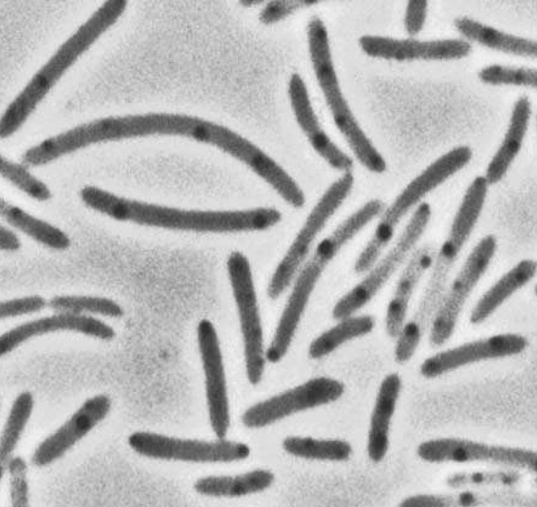
#> input picture DATASET/bacteria.png, 537 x 507 px, found by its file name
$ jupyter execute --allow-errors SCIPY.ipynb
#> lines starting #> are read from the running program, lines starting #| are printed output that depends on the picture; after the words box and inside, x2 and y2 are one past the last pixel; in counts of white or black regions, pixels touching at a corner belong together
[cell 1]
import numpy as np
import matplotlib.pyplot as plt

[cell 2]
x=np.linspace(0,10,20)
y=x**2
plt.scatter(x,y)

# 1- INTERPOLATION

[cell 3]
from scipy.interpolate import interp1d

[cell 4]
f=interp1d(x,y,kind='linear')

new_x=np.linspace(0,10,30)

result = f(new_x)

plt.scatter(x,y)
plt.scatter(new_x,result,color='r')
# Quand on procède a une interpolaion linéaire il faut veiller à ce que cela ne cache pas
# ce qui se passe en réalité
# Les types d'interpolatiion --> Savoir comment les utilisé

# A- Type d'interpolation

[cell 5]
#supposons que notre data set ressemble à ceci
x=np.linspace(0,10,10)
y=np.sin(x)
plt.scatter(x,y,color='g')

[cell 6]
# Ici on va utiliser une interpolation cubique
f=interp1d(x,y,kind='cubic')

new_x=np.linspace(0,10,50)

result = f(new_x)

plt.scatter(x,y)
plt.scatter(new_x,result,color='r')

# 2- OPTIMISATION

[cell 7]
x=np.linspace(0,2,100)
y=1/3*x**3-3/5*x**2+2+np.random.randn(x.shape[0])/20
#optimize.curve_fit(f,x,y)
plt.scatter(x,y)

[cell 8]
from scipy import optimize

[cell 9]
def f(x,a,b,c,d):
    return a*x**3+b*x**2+c*x+d

[cell 10]
optimize.curve_fit(f,x,y)

[cell 11]
params, param_cov= optimize.curve_fit(f,x,y)

[cell 12]
plt.scatter(x,y)
plt.scatter(x,f(x,params[0],params[1],params[2],params[3]), color='red', lw=1,ls='--')

# B- MINIMISATION

[cell 13]
# Elle nous permet de minimiser n'importe quelle fonction
# génère un algorithme de minimisation pour serapprocher vers le premier minimum

def f(x):
    return x**2 +15*np.sin(x)
x=np.linspace(-10,10,100)
plt.plot(x,f(x))
#> figure, not shown here; curve peaks at x = -10, y = 108.2

[cell 14]
optimize.minimize(f, x0=-5)

[cell 15]
x0=-5
result=optimize.minimize(f,x0=x0).x

[cell 16]
plt.plot(x,f(x),lw=3,zorder=-1)
plt.scatter(result,f(result),s=100,c='r', zorder=1)
plt.scatter(x0,f(x0),s=200,marker='+',c='g', zorder=1)
plt.show()
#> figure, not shown here; curve peaks at x = -10, y = 108.2

[cell 17]
# Problème d'interpolation linéaire : supposons on possède deux capteurs dont l'une fournis des valeurs chaque secode
# et l'autre toutes les trois secondes

# TRAITEMENT DU SIGNAL

[cell 18]
x=np.linspace(0,20,100)
y=x+4*np.sin(x) +np.random.randn(x.shape[0])
plt.plot(x,y)
#> figure, not shown here; curve peaks at x = 19.8, y = 25.21

[cell 19]
# Eliminer toute tendance linéaire dans le signal ci-dessus
from scipy import signal

[cell 20]
new_y=signal.detrend(y)
plt.plot(x,y)
plt.plot(x,new_y)
#> figure, not shown here; curve peaks at x = 19.8, y = 25.21; curve peaks at x = 19.8, y = 6.18

# TRANSFORMATION DE FOURRIER
--> Permet d'extraire et Analyser les fréquences présentes
dans un signal périodique
En résultat:  un Spectre

[cell 21]
x=np.linspace(0,30,1000)
y=3*np.sin(x)+2*np.sin(5*x)+np.sin(10*x)
plt.plot(x,y)
#> figure, not shown here; curve peaks at x = 1.47, y = 5.58

[cell 22]
from scipy import fftpack

[cell 23]
fourier=fftpack.fft(y) # 1
power=np.abs(fourier) # pour filtre le résultat car on aura des valeurs négatives
# tels que l'amplitude
frequences=fftpack.fftfreq(y.size)
plt.plot(np.abs(frequences) , power)#
# On s'en sert pour filtrer un signal
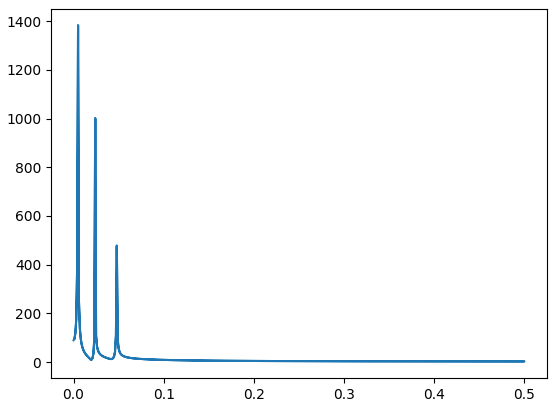
#> figure drawn by matplotlib, 1 panel

[cell 24]
# 1ère étape : Faire la transformation de fourier pour produire le spectre de notre signal

# 2ème étape:  Utiiser le boolean indexing pour supprimer dans ce spectre toutes dles valeurs négatives ou inférieures à un certain seuil

#3ème étape : Utiliser le spectre et appliquer la transformation de fourier inverse pour revnir dans le monde réel

[cell 25]
x=np.linspace(0,30,1000)
y = 3*np.sin(x) + 2*np.sin(5*x) + np.sin(10*x) + np.random.random(x.shape[0])*10
plt.plot(x,y)
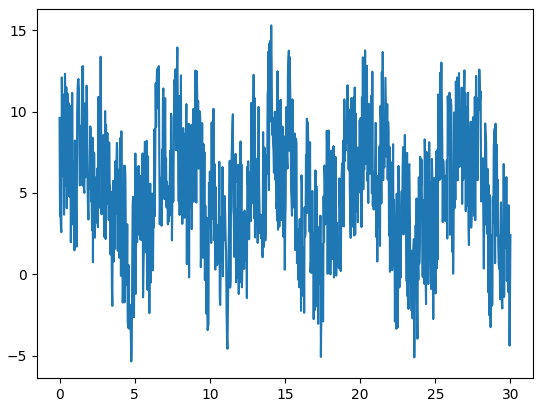
#> figure drawn by matplotlib, 1 panel; curve peaks at x = 14.08, y = 15.31

[cell 26]
fourier=fftpack.fft(y)
power=np.abs(fourier)
frequences=fftpack.fftfreq(y.size)
plt.plot(np.abs(frequences) , power)
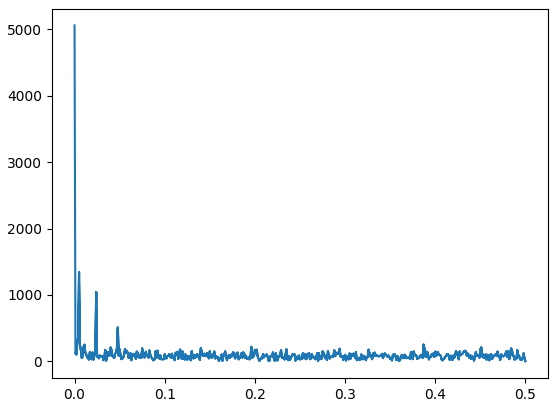
#> figure drawn by matplotlib, 1 panel

[cell 27]
# filtre du spectre avec du boolean indexing de Numpy
fourier[power<400] = 0

# Visualisation du spetre propre
plt.plot(np.abs(frequences), np.abs(fourier))
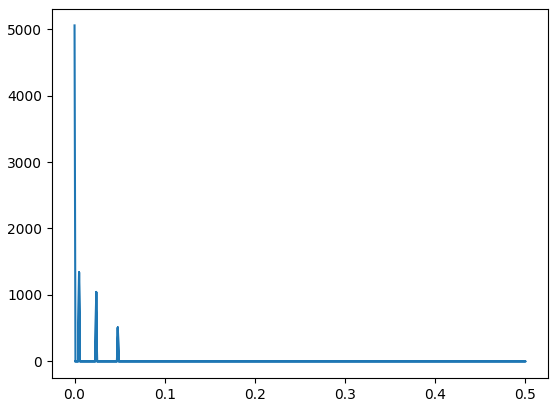
#> figure drawn by matplotlib, 1 panel

[cell 28]
# Transformation de Fourier Inverse: genere un nouveau signal temporel depuis le spectre filtré
filtered_signal = fftpack.ifft(fourier)

[cell 29]
# Visualisation des résultats

plt.figure(figsize=(12, 8))
plt.plot(x, y, lw=0.5, label='signal originel')
plt.plot(x, filtered_signal, lw=3, label='signal filtré')
plt.legend()
plt.show()
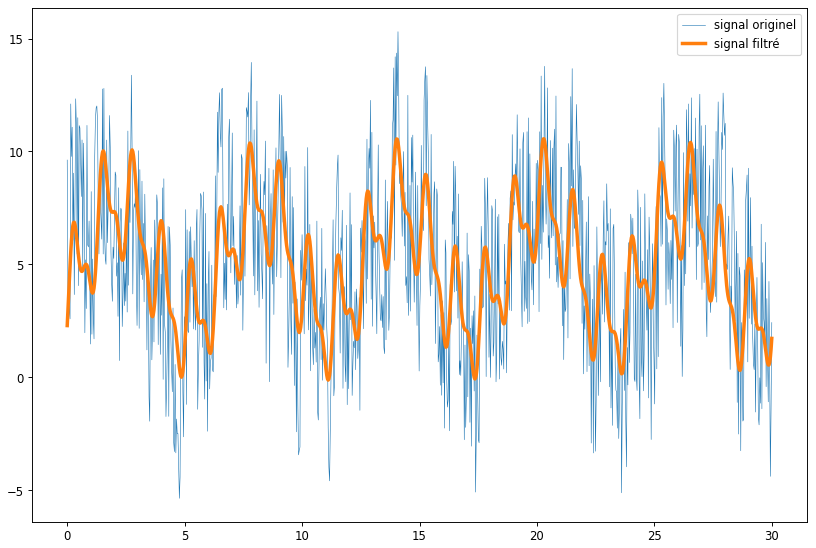
#> figure drawn by matplotlib, 1 panel; curve peaks at x = 14.08, y = 15.31; curve peaks at x = 20.3, y = 10.56

# TRAITEMENT D'IMAGE

[cell 30]
# MORPHOLOGIE
# 02 types d'opérations : Dilation , Erosion

[cell 31]
# On peut les utiliser pour retirer des sartefactss sur une image
from scipy import ndimage

[cell 32]
np.random.seed(0)
X=np.zeros((32,32))
X[10:-10, 10:-10]=1
X[np.random.randint(0,32,30), np.random.randint(0,32,30)]=1
plt.imshow(X)
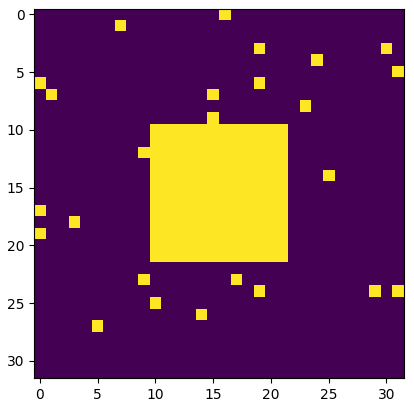
#> figure drawn by matplotlib, 1 panel

[cell 33]
open_x=ndimage.binary_opening(X)
plt.imshow(open_x)
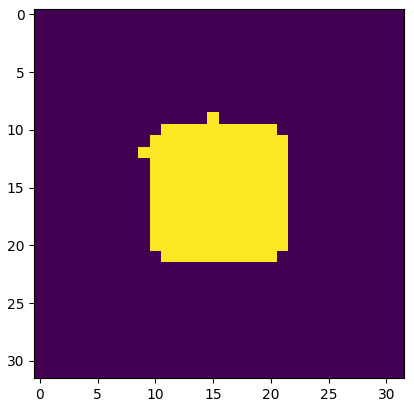
#> figure drawn by matplotlib, 1 panel

[cell 34]
# importer l'image avec pyplot
image = plt.imread('bacteria.png')
#> image is the input picture: shape (507, 537, 3) float32; min 0.169, max 0.957, mean 0.714
image = image[:,:,0] # réduire l'image en 2D
#> image: shape (507, 537) float32
plt.imshow(image, cmap='gray') # afficher l'image
image.shape
#> Out = (507, 537)

[cell 35]
# extraire les bacteries de l'arrière plan
# utiliser les techniques demorphologies pour enlever les artefacts
# mesurer la taille de chacune des images

[cell 36]
#1ère étape : extraire les pixels les plus sombres

image_2=np.copy(image)
plt.hist(image_2.ravel(),bins=255)
plt.show()
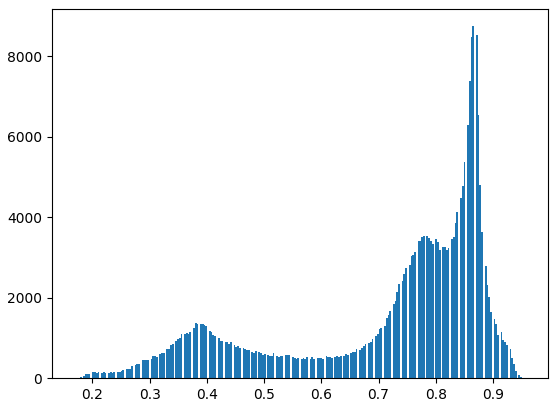
#> figure drawn by matplotlib, 1 panel; tallest bar 8742 high, from x = 0.864 to 0.867

[cell 37]
image=image<0.7
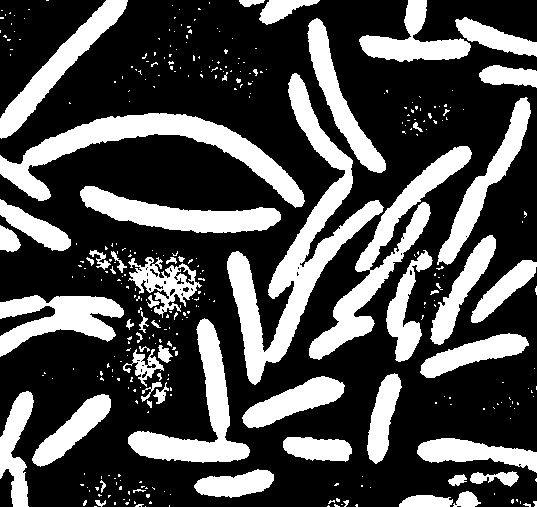
#> image: shape (507, 537) bool; 30.5% white; 351 white regions (294 under 20 px), largest, box (x1, y1, x2, y2) and area: (227, 73, 384, 385) 10412, (0, 113, 305, 208) 7576, (309, 146, 472, 360) 6436
plt.imshow(image)

[cell 38]
# 2ème ëtape
label_image, n_labels=ndimage.label(image)
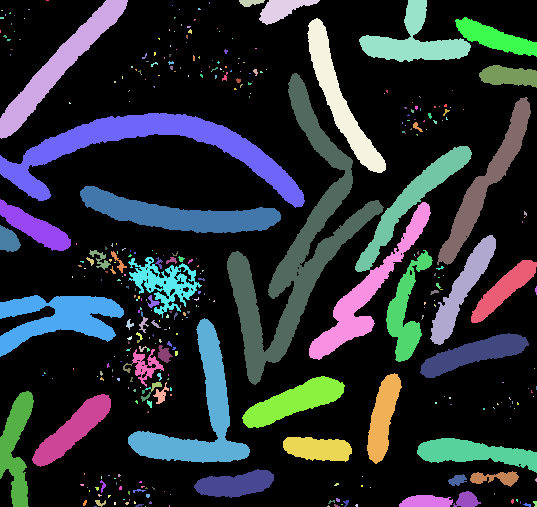
#> label_image: shape (507, 537) int32; 385 distinct labels, from 0 to 384; one colour per label, 0 black
#> n_labels = 384
print(n_labels)
#| 384

[cell 39]
plt.imshow(label_image)

#> (a cell that did not finish here is left out)

[cell 41]
# pour compter la taille de chaque bactérie
sizes=ndimage.sum(image, label_image, range(n_labels))
#> sizes = 384 values, max 10412 at index 79, min 0 at index 0, mean 216
sizes
#> Out has the same summary as sizes
